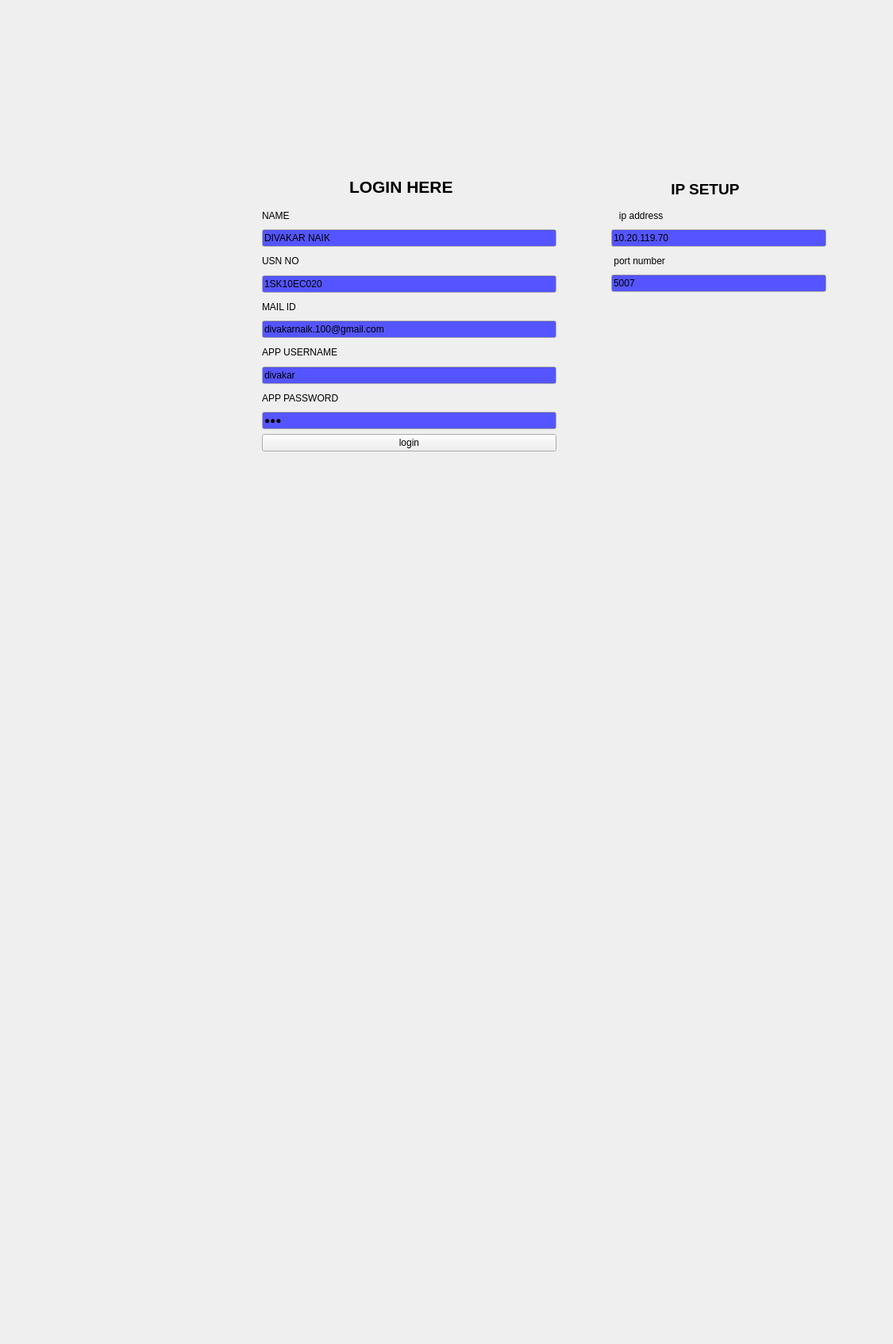
<?xml version="1.0" encoding="UTF-8"?>
<ui version="4.0">
 <class>Form</class>
 <widget class="QWidget" name="Form">
  <property name="enabled">
   <bool>true</bool>
  </property>
  <property name="geometry">
   <rect>
    <x>0</x>
    <y>0</y>
    <width>1125</width>
    <height>1694</height>
   </rect>
  </property>
  <property name="palette">
   <palette>
    <active>
     <colorrole role="Base">
      <brush brushstyle="SolidPattern">
       <color alpha="255">
        <red>85</red>
        <green>85</green>
        <blue>255</blue>
       </color>
      </brush>
     </colorrole>
    </active>
    <inactive>
     <colorrole role="Base">
      <brush brushstyle="SolidPattern">
       <color alpha="255">
        <red>85</red>
        <green>85</green>
        <blue>255</blue>
       </color>
      </brush>
     </colorrole>
    </inactive>
    <disabled>
     <colorrole role="Base">
      <brush brushstyle="SolidPattern">
       <color alpha="255">
        <red>255</red>
        <green>255</green>
        <blue>255</blue>
       </color>
      </brush>
     </colorrole>
    </disabled>
   </palette>
  </property>
  <property name="mouseTracking">
   <bool>true</bool>
  </property>
  <property name="focusPolicy">
   <enum>Qt::ClickFocus</enum>
  </property>
  <property name="windowTitle">
   <string>Form</string>
  </property>
  <property name="autoFillBackground">
   <bool>true</bool>
  </property>
  <widget class="QLabel" name="label">
   <property name="geometry">
    <rect>
     <x>440</x>
     <y>220</y>
     <width>151</width>
     <height>31</height>
    </rect>
   </property>
   <property name="palette">
    <palette>
     <active>
      <colorrole role="Text">
       <brush brushstyle="SolidPattern">
        <color alpha="255">
         <red>255</red>
         <green>0</green>
         <blue>127</blue>
        </color>
       </brush>
      </colorrole>
     </active>
     <inactive>
      <colorrole role="Text">
       <brush brushstyle="SolidPattern">
        <color alpha="255">
         <red>255</red>
         <green>0</green>
         <blue>127</blue>
        </color>
       </brush>
      </colorrole>
     </inactive>
     <disabled>
      <colorrole role="Text">
       <brush brushstyle="SolidPattern">
        <color alpha="255">
         <red>159</red>
         <green>158</green>
         <blue>158</blue>
        </color>
       </brush>
      </colorrole>
     </disabled>
    </palette>
   </property>
   <property name="font">
    <font>
     <pointsize>16</pointsize>
     <weight>75</weight>
     <italic>false</italic>
     <bold>true</bold>
     <underline>false</underline>
     <strikeout>false</strikeout>
     <kerning>true</kerning>
    </font>
   </property>
   <property name="frameShadow">
    <enum>QFrame::Sunken</enum>
   </property>
   <property name="text">
    <string>LOGIN HERE</string>
   </property>
   <property name="textFormat">
    <enum>Qt::AutoText</enum>
   </property>
   <property name="buddy">
    <cstring></cstring>
   </property>
  </widget>
  <widget class="QWidget" name="layoutWidget">
   <property name="geometry">
    <rect>
     <x>330</x>
     <y>260</y>
     <width>371</width>
     <height>309</height>
    </rect>
   </property>
   <layout class="QVBoxLayout" name="verticalLayout">
    <item>
     <widget class="QLabel" name="label_5">
      <property name="text">
       <string>NAME</string>
      </property>
     </widget>
    </item>
    <item>
     <widget class="QLineEdit" name="lineEdit_3">
      <property name="text">
       <string>DIVAKAR NAIK</string>
      </property>
     </widget>
    </item>
    <item>
     <widget class="QLabel" name="label_6">
      <property name="text">
       <string>USN NO</string>
      </property>
     </widget>
    </item>
    <item>
     <widget class="QLineEdit" name="lineEdit_4">
      <property name="text">
       <string>1SK10EC020</string>
      </property>
     </widget>
    </item>
    <item>
     <widget class="QLabel" name="label_4">
      <property name="text">
       <string>MAIL ID</string>
      </property>
     </widget>
    </item>
    <item>
     <widget class="QLineEdit" name="lineEdit_5">
      <property name="text">
       <string>divakarnaik.100@gmail.com</string>
      </property>
     </widget>
    </item>
    <item>
     <widget class="QLabel" name="label_2">
      <property name="text">
       <string>APP USERNAME</string>
      </property>
     </widget>
    </item>
    <item>
     <widget class="QLineEdit" name="lineEdit_2">
      <property name="font">
       <font>
        <stylestrategy>PreferAntialias</stylestrategy>
       </font>
      </property>
      <property name="text">
       <string>divakar</string>
      </property>
     </widget>
    </item>
    <item>
     <widget class="QLabel" name="label_3">
      <property name="text">
       <string>APP PASSWORD</string>
      </property>
     </widget>
    </item>
    <item>
     <widget class="QLineEdit" name="lineEdit">
      <property name="acceptDrops">
       <bool>true</bool>
      </property>
      <property name="text">
       <string>123</string>
      </property>
      <property name="echoMode">
       <enum>QLineEdit::Password</enum>
      </property>
     </widget>
    </item>
    <item>
     <widget class="QPushButton" name="pushButton">
      <property name="text">
       <string>login</string>
      </property>
     </widget>
    </item>
   </layout>
  </widget>
  <widget class="QLabel" name="label_9">
   <property name="geometry">
    <rect>
     <x>840</x>
     <y>230</y>
     <width>101</width>
     <height>17</height>
    </rect>
   </property>
   <property name="font">
    <font>
     <pointsize>14</pointsize>
     <weight>75</weight>
     <bold>true</bold>
    </font>
   </property>
   <property name="text">
    <string> IP SETUP</string>
   </property>
  </widget>
  <widget class="QWidget" name="">
   <property name="geometry">
    <rect>
     <x>770</x>
     <y>260</y>
     <width>271</width>
     <height>108</height>
    </rect>
   </property>
   <layout class="QVBoxLayout" name="verticalLayout_2">
    <item>
     <widget class="QLabel" name="label_7">
      <property name="text">
       <string>   ip address</string>
      </property>
     </widget>
    </item>
    <item>
     <widget class="QLineEdit" name="lineEdit_6">
      <property name="text">
       <string>10.20.119.70</string>
      </property>
     </widget>
    </item>
    <item>
     <widget class="QLabel" name="label_8">
      <property name="text">
       <string> port number</string>
      </property>
     </widget>
    </item>
    <item>
     <widget class="QLineEdit" name="lineEdit_7">
      <property name="text">
       <string>5007</string>
      </property>
     </widget>
    </item>
   </layout>
  </widget>
  <zorder>layoutWidget</zorder>
  <zorder>label</zorder>
  <zorder>lineEdit_6</zorder>
  <zorder>lineEdit_7</zorder>
  <zorder>label_7</zorder>
  <zorder>label_8</zorder>
  <zorder>label_9</zorder>
 </widget>
 <resources/>
 <connections/>
</ui>
